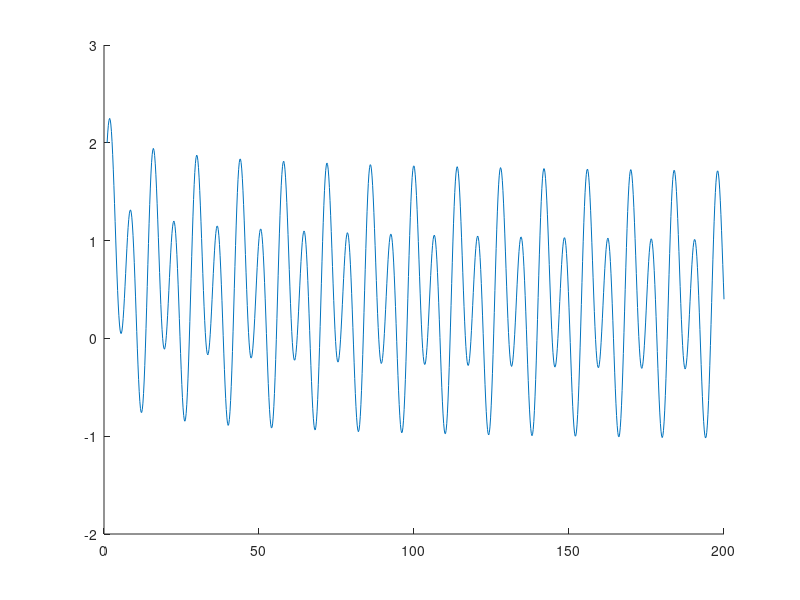

Here is the MATLAB script that generated this plot: (Note: this script raises an error after producing the figure.)
clear all; close all; clc;
% Here we will try to develop a method to accurately and quickly detect and
% find a limit cycle in a given vector, assuming it is real. We want to obtain 
% the last full revolution of the cycle.

%% Setup: making the corrupted signal
% The spine of this function is going to be a harmonic wave mad up of three
% distict oscillating frequencies, plus a bias that disappears over time.
% This emulates the behaviour of a real cycle pretty well.

n = 1000;
t = linspace(1,200,n);

inverse = 1./(t.^(0.2));
oscillation1 = sin(2*pi*t/7);
oscillation2 = 0.5*sin(2*pi*t/14);
oscillation3 = 0.01*sin(2*pi*t/111);

func = inverse + oscillation1 + oscillation2;
fdetr = detrend(func, 1);

cla
hold on;
plot(t, func)
yline(mean(func))
plot(t, fdetr)
yline(mean(fdetr))
hold off;

%% Take the last full revolution of the function:
% Start from the last time that the function went through the mean:
t_fmean = find(diff(sign(fdetr))); % last change = t_fmean(end)
dfdetr = diff(fdetr);

tend = t_fmean(end);
tstart = nan;
for i = 3:4
    if sign(dfdetr(t_fmean(end))) == sign(dfdetr(t_fmean(end-i)))
        tstart = t_fmean(end-i);
    end  
end

% Test:
ts = findlimitcycle(func)
tstart = ts(1); tend = ts(2);

cla
hold on;
plot(t, func)
plot(t(tstart:tend), func(tstart:tend))
hold off

%% To the frequency domain:
filtered = fitsine(func, t, 0.01);

cla
hold on;
plot(t, func)
plot(t, filtered)
hold off


function ts = findlimitcycle(vector)
    vector = detrend(vector, 1);
    ts = [nan, nan];
    t_fmean = find(diff(sign(vector))); 
    dvector = diff(vector);

    tstart = nan;
    for i = 3:4
        if sign(dvector(t_fmean(end))) == sign(dvector(t_fmean(end-i)))
            tstart = t_fmean(end-i);
        end  
    end
    ts = [tstart, t_fmean(end)];
end


function [result, peaks, troughs] = fitsine(y, t, eps)
% Fast fourier-transform
f = fft(y);
l = length(y);
p2 = abs(f/l);
p1 = p2(1:ceil(l/2+1));
p1(2:end-1) = 2*p1(2:end-1);
freq = (1/mean(diff(t)))*(0:ceil(l/2))/l;

% Find maximum amplitude and frequency
maxPeak1 = p1 == max(p1(2:end)); % disregard 0 frequency!
maxAmplitude1 = p1(maxPeak1);     % find maximum amplitude
maxFrequency1 = freq(maxPeak1);   % find maximum frequency

p1(maxPeak1) = [];
maxPeak2 = p1 == max(p1(2:end)); % disregard 0 frequency!
maxAmplitude2 = p1(maxPeak2);     % find maximum amplitude
maxFrequency2 = freq(maxPeak2);   % find maximum frequency

% Initialize guesses
p = [];
% Sine 1:
p(1) = mean(y);         % vertical shift
p(2) = maxAmplitude1;    % amplitude estimate
p(3) = maxFrequency1;    % phase estimate
p(4) = 0;               % phase shift (no guess)
p(5) = 0;               % trend (no guess)
% Sine 2:
p(6) = maxAmplitude2;    % amplitude estimate
p(7) = maxFrequency2;    % phase estimate
p(8) = pi/2;            % phase shift (no guess)

% Create model
f = @(p) p(1) + p(2)*sin(p(3)*2*pi*t+p(4)) + p(6)*sin(p(7)*2*pi*t+p(8)); % + p(5)*t;
ferror = @(p) sum((f(p) - y).^2);
% Nonlinear least squares
% If you have the Optimization toolbox, use [lsqcurvefit] instead!
options = optimset('MaxFunEvals',50000,'MaxIter',50000,'TolFun',1e-25);
[param,fval,exitflag,output] = fminsearch(ferror,p,options);

% Calculate result
result = f(p);

% Find peaks
peaks = abs(sin(param(3)*2*pi*t+param(4)) - 1) < eps;

% Find troughs
troughs = abs(sin(param(3)*2*pi*t+param(4)) + 1) < eps;

end
